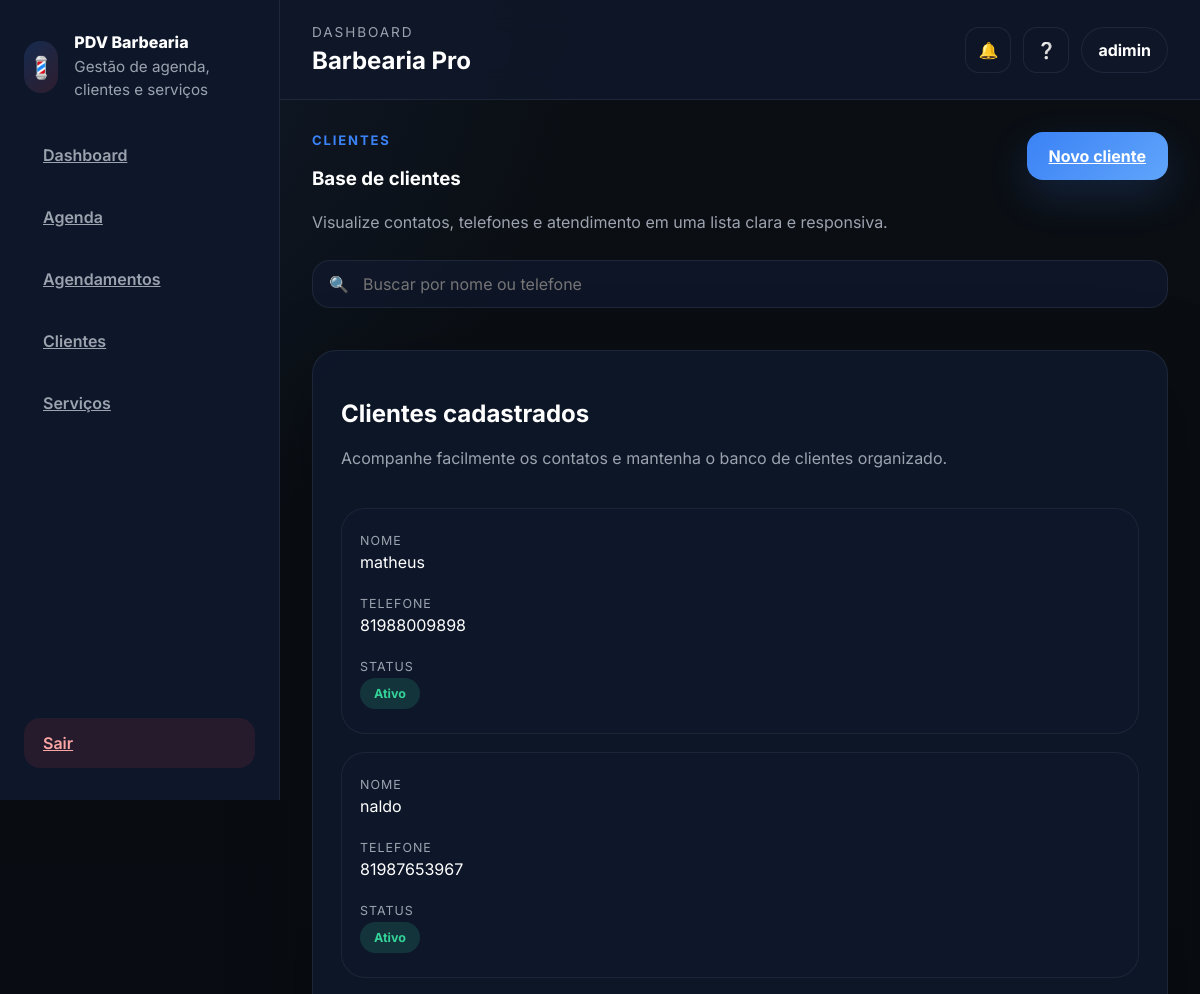
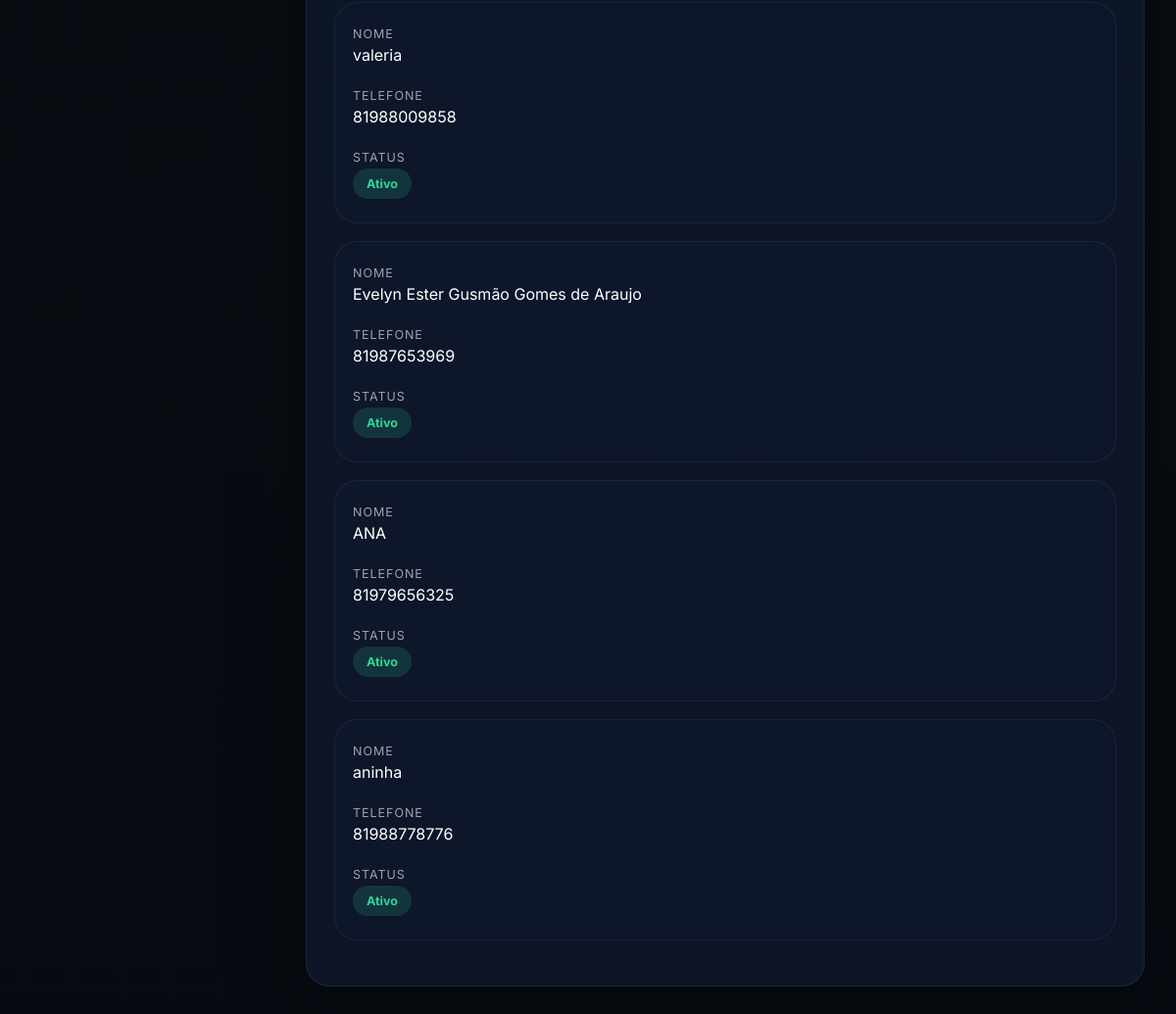
The app's page /clientes/ (signed in) with its own data (2 pictures, top to bottom).
### pdv/models.py (models this page shows, shortened)
class Cliente(models.Model):
    nome = models.CharField(max_length=100)
    telefone = models.CharField(max_length=11)

### pdv/views.py (the view)
# urls.py: path('clientes/', clientes_view, name='clientes'),
@login_required
def clientes_view(request):
    clientes = Cliente.objects.all()
    return render(request, 'pdv/clientes.html', {'clientes': clientes})

### pdv/templates/pdv/clientes.html (shortened to what this page needs)
{% extends "pdv/base.html" %}
{% block content %}
<section class="page-header">
    <div>
        <p class="eyebrow">Clientes</p>
        <h1>Base de clientes</h1>
        <p class="section-description">Visualize contatos, telefones e atendimento em uma lista clara e responsiva.</p>
    </div>
    <div class="header-actions">
        <a href="{% url 'criar_cliente' %}" class="btn btn-primary">Novo cliente</a>
    </div>
</section>
<div class="toolbar">
    <div class="input-group">
        <span class="input-icon">🔍</span>
        <input type="search" placeholder="Buscar por nome ou telefone">
    </div>
</div>
<div class="table-card">
    <div class="table-card__header">
        <div>
            <h2>Clientes cadastrados</h2>
            <p class="muted">Acompanhe facilmente os contatos e mantenha o banco de clientes organizado.</p>
        </div>
    </div>
    <div class="table-wrap responsive-table">
        <table>
            <tbody>
                {% for c in clientes %}
                <tr>
                    <td data-label="Nome">{{ c.nome }}</td>
                    <td data-label="Telefone">{{ c.telefone }}</td>
                    <td data-label="Status"><span class="status-pill tag-emerald">Ativo</span></td>
                </tr>
                {% empty %}
                <tr>
                    <td colspan="3" class="empty-row">Nenhum cliente encontrado.</td>
                </tr>
                {% endfor %}
            </tbody>
        </table>
    </div>
</div>
{% endblock %}

### pdv/templates/pdv/base.html (shortened to what this page needs)
{% load static %}
<!DOCTYPE html>
<html lang="pt-br">
<head>
    <link rel="stylesheet" href="{% static 'global/styles.css' %}">
</head>
<body>
    <div class="app-shell {% if user.is_authenticated %}has-sidebar{% endif %}">
        {% if user.is_authenticated %}
        <aside class="sidebar">
            <div class="brand-panel">
                <div class="brand-mark">💈</div>
                <div>
                    <p class="brand-label">PDV Barbearia</p>
                    <p class="brand-subtitle">Gestão de agenda, clientes e serviços</p>
                </div>
            </div>
            <nav class="sidebar-nav">
                <a href="{% url 'dashboard' %}" class="nav-link">Dashboard</a>
                <a href="{% url 'agenda_semanal' %}" class="nav-link">Agenda</a>
                <a href="{% url 'agendamentos' %}" class="nav-link">Agendamentos</a>
                <a href="{% url 'clientes' %}" class="nav-link">Clientes</a>
                <a href="{% url 'servicos' %}" class="nav-link">Serviços</a>
            </nav>
            <div class="sidebar-footer">
                <a href="{% url 'logout' %}" class="nav-link logout">Sair</a>
            </div>
        </aside>
        {% endif %}
        <main class="content-area">
            {% if user.is_authenticated %}
            <header class="topbar">
                <div class="topbar-left">
                    <div>
                        <p class="topbar-label">Dashboard</p>
                        <h1 class="topbar-title">Barbearia Pro</h1>
                    </div>
                </div>
                <div class="topbar-right">
                    <button class="icon-btn" aria-label="Notificações">🔔</button>
                    <button class="icon-btn" aria-label="Ajuda">❔</button>
                    <div class="user-chip">{{ user.username|default:'Usuário' }}</div>
                </div>
            </header>
            {% endif %}
            <section class="page-body">
                {% block content %}{% endblock %}
            </section>
        </main>
    </div>
</body>
</html>

### records on screen
Cliente: nome "matheus", telefone "81988009898"
Cliente: nome "naldo", telefone "81987653967"
Cliente: nome "valeria", telefone "81988009858"
Cliente: nome "Evelyn Ester Gusmão Gomes de Araujo", telefone "81987653969"
Cliente: nome "ANA", telefone "81979656325"
Cliente: nome "aninha", telefone "81988778776"

### other values on screen
{{ user.username|default:'Usuário' }} "adimin"
